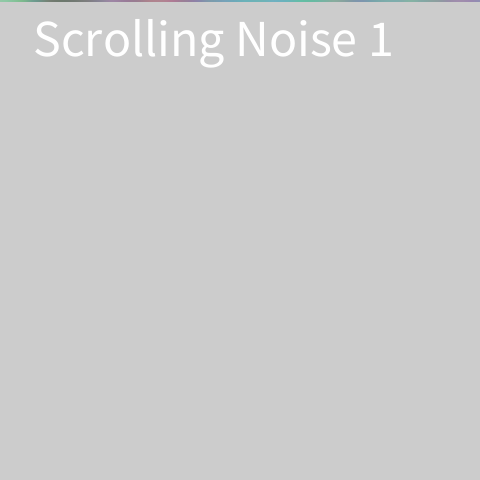
Frame 1 (no input)
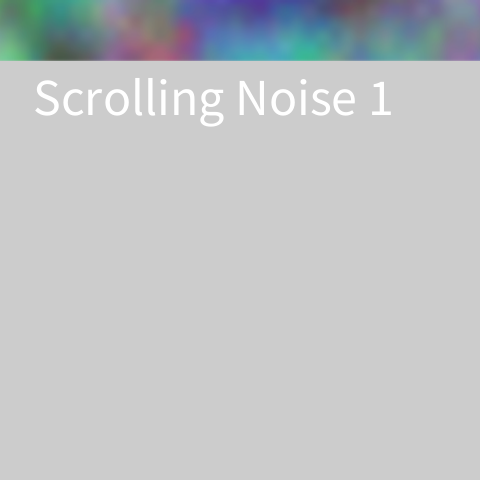
Frame 60 (the mouse pressed at the canvas centre just before this capture)
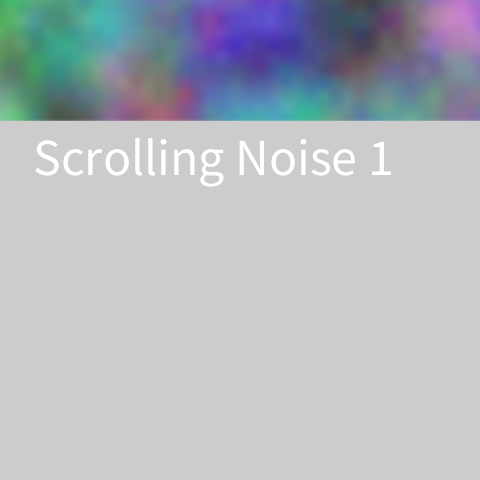
Frame 120 (the mouse held since frame 60 and released just before this capture)

The Processing sketch that drew these frames (run headless with seeded random() and noise(); from frame 60 on, the mouse is pressed at the canvas centre):

// Processing sketch: processing_18394
// ── processing_18394.pde


//----------------------------------------------------------
//     file:  PG_Scrolling_Noise_1.pde
//     date:  2010-09-21  v1.0
//            2012-10-07  v2.0
//   author:  Ing. Gerd Platl  
//  version:  tested with processing v1.5.1, v2.0a
//  purpose:  demonstrate how use the noise generation
// handling:  Use left mouse button to change resolution:
//                  mouseX = deltaX, mouseY = deltaY
//            Use right mouse button to change 'noiseDetail': 
//                  mouseX = octaves, mouseY = falloff[%]
// see also:  Book: Processing - a programming handbook 
//                  for visual designers and artists, page 131
//----------------------------------------------------------
void setup()
{
  size(480, 480);
  textSize(52);
  text ("Scrolling Noise 1",33, 55);
}

float deltax = 0.01;
float deltay = 0.01;
float xnoise = 0.0;
float ynoise = 0.0;
// draw a noise line and scroll one line down
void draw()
{
  xnoise = deltax*width/2;
  for (int x = 0; x < width; x++) 
  { stroke (noise(xnoise, ynoise   ) * 255
           ,noise(xnoise, ynoise-7 ) * 255
           ,noise(xnoise, ynoise-17) * 255);
    point(x, 0);
    xnoise = xnoise + deltax;
  }
  ynoise = ynoise - deltay;
  // scroll down one line
  copy (0,0, width,height-1, 0,1,width,height-1);
}
void mousePressed() { handleMouse(); }
void mouseDragged() { handleMouse(); }
void handleMouse()
{
  int octaves = 1+mouseX*7/width;
  float falloff =  float(mouseY)/height;
  println("  dx=" + nf(deltax,1,3) + "  dy=" + nf(deltay,1,3)
         +"  octaves="+octaves+"  falloff="+nf(falloff,0,2)+"%");
  if (mouseButton == LEFT)
  {
    deltax = 0.01 + 0.1 * mouseX / width;
    deltay = 0.01 + 0.1 * mouseY / height;
  }
  else noiseDetail(octaves,falloff);
}
